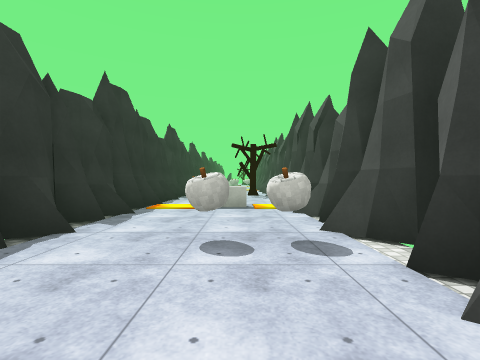
View 1 (above)

14 first-person views from a walk through a 3-D level made in the Unity game engine. The camera is 1.3 m above the floor, looks level and sees 85° across. The floor is counted in squares, 2 m on a side. Each view is taken from the middle of a square. On the plan, view 1 faces up. The plan holds only what a view shows up to about 9 squares ahead; the rest is blank. The place goes on beyond the plan. Some surface patterns are stand-ins.

View 2
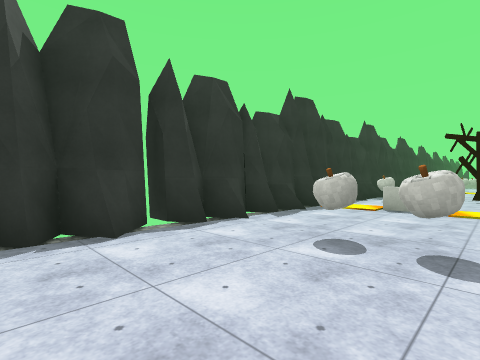

View 3
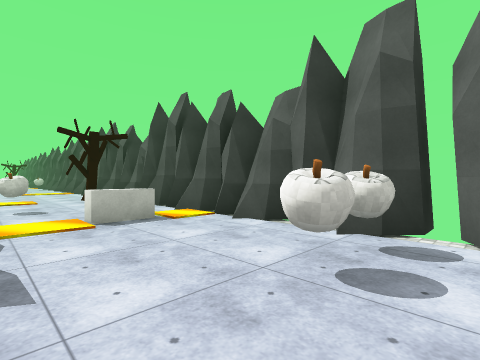

View 4
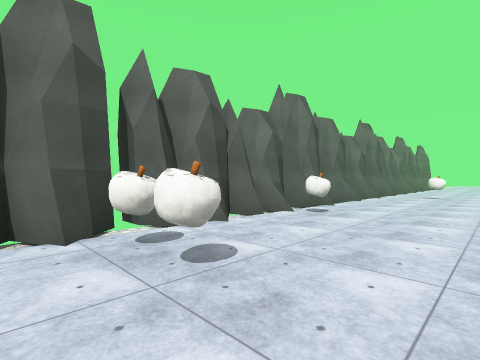

View 5
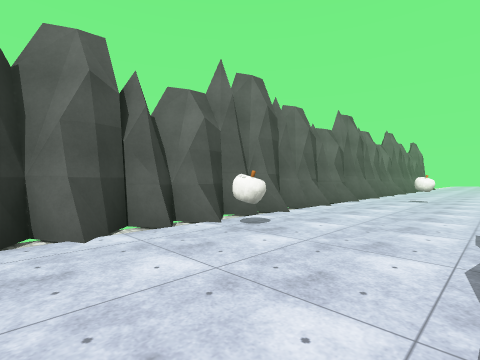

View 6
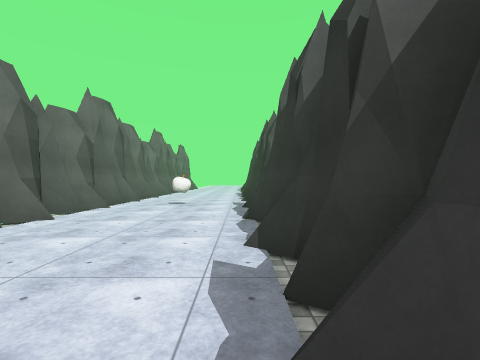

View 7
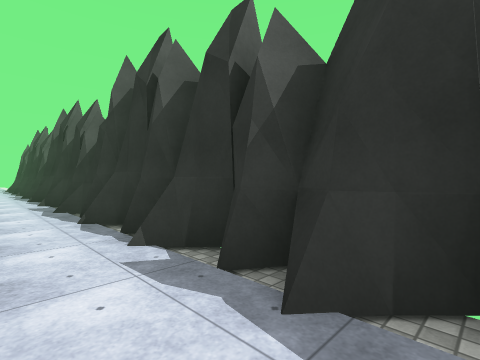

View 8
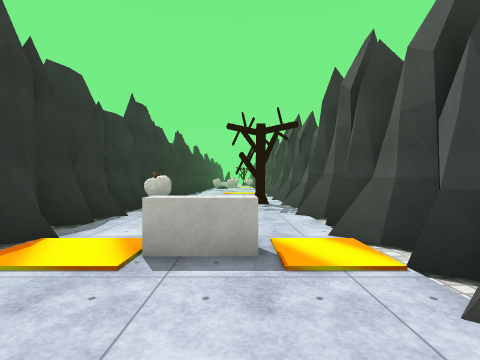

View 9
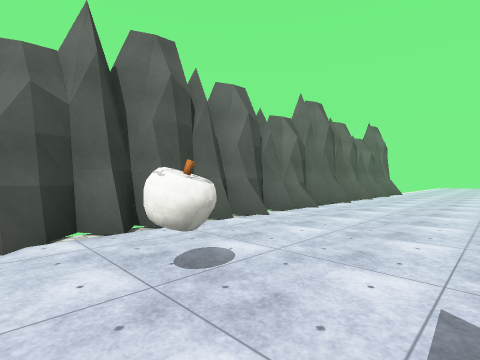

View 10
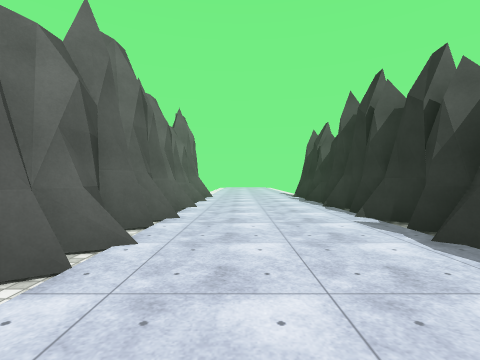

View 11
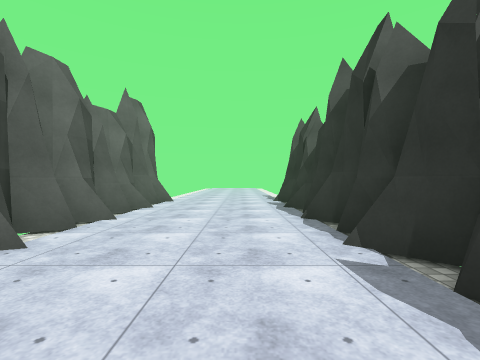

View 12
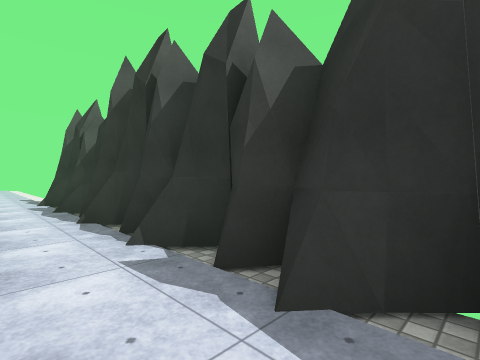

View 13
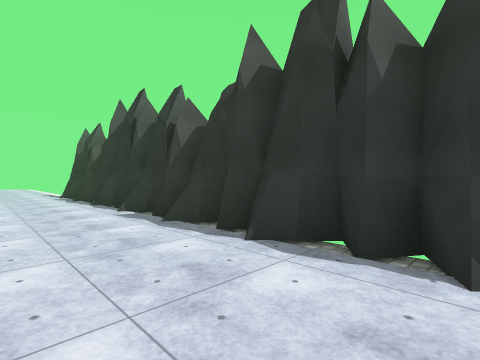

View 14
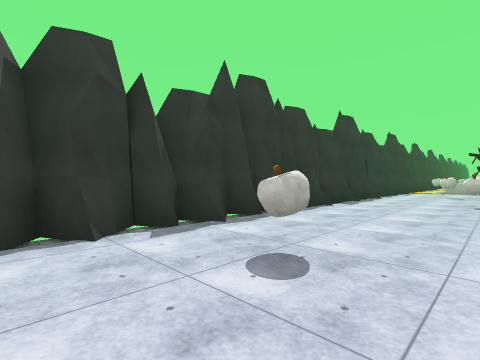

### Floor plan
Key: @ floor where view 1 was taken; # wall or solid block; x gap in a wall; . floor; = window, fence, low wall or low ledge; ≈ liquid the walk keeps out of; B block; T tree; O other object.
Columns run from 3 left of view 1 to 2 right of it. Each row starts with its distance up from view 1.
 11 #≈≈TT#
 10 #....#
  9 #O...#
  8 #....#
  7 #...≈#
  6 #≈B.≈#
  5 #....#
  4 #....#
  3 #..OOx
  2 x....#
  1 #....#
  0 #..@.#
 -1 #=..O#
 -2 #...##
 -3 #....#
 -4 #....#
 -5 #....#
 -6 #...=#
 -7 #=.O.#
 -8 ##...#
 -9 #....#
-10 #....#
-11 #....#
-12 #...=#
-13 #...##
-14 #....#
-15 #....#
-16 #....#
-17 #...=#
-18 #=...#

Where each view was taken, in squares from view 1:
view 1: 0 up, 0 right, facing up
view 2: 0 up, 1 right, facing up-left
view 3: 2 up, 2 left, facing up-right
view 4: 4 up, 2 left, facing down-right
view 5: 2 up, 2 left, facing down-right
view 6: 0 up, 2 left, facing down
view 7: 0 up, 1 left, facing down-left
view 8: 4 up, 0 right, facing up
view 9: 6 down, 2 left, facing down-right
view 10: 9 down, 0 right, facing down
view 11: 11 down, 1 left, facing down
view 12: 11 down, 1 left, facing down-left
view 13: 8 down, 0 right, facing down-left
view 14: 9 down, 1 right, facing up-left
